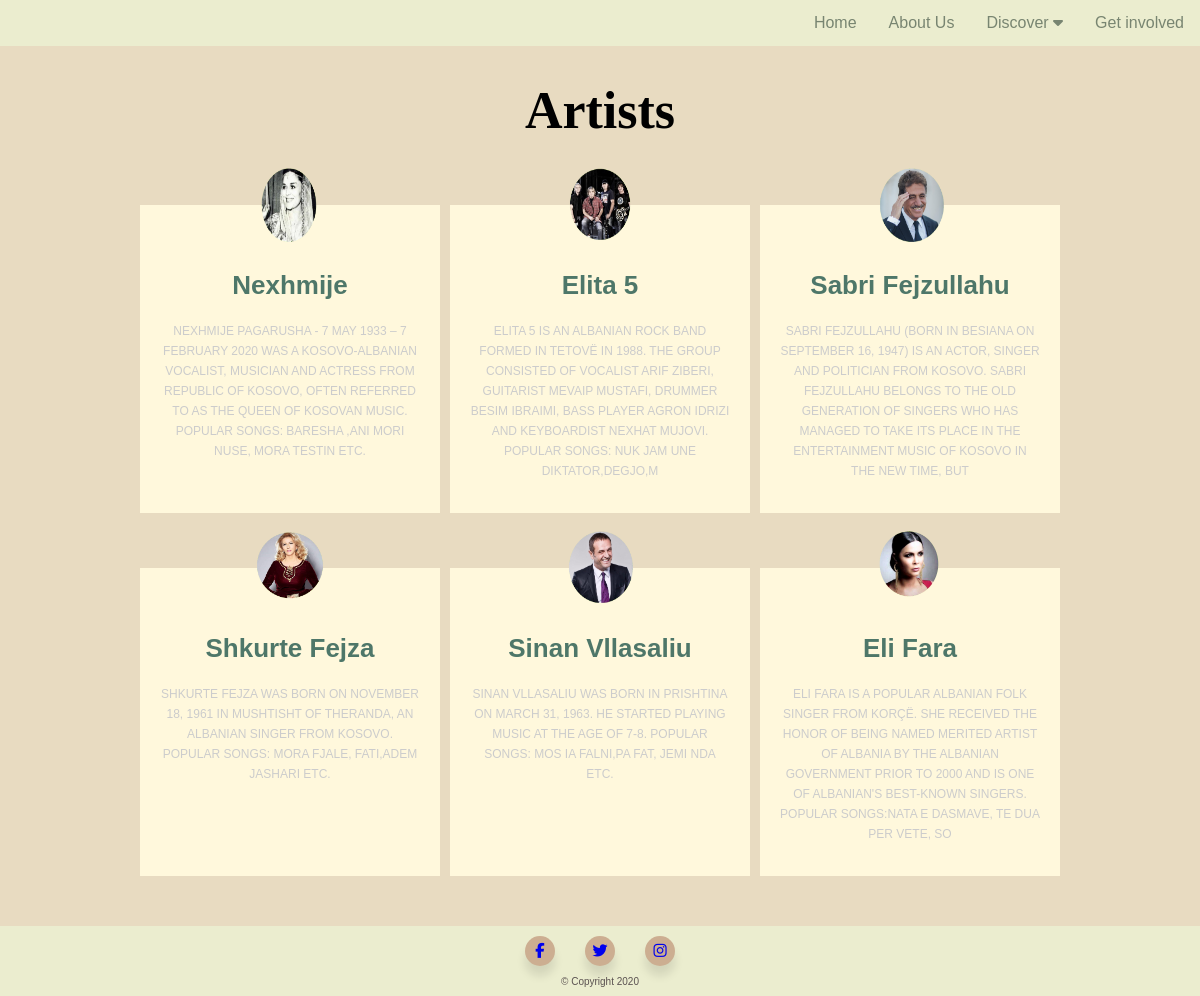
The app's page /phpPages/Music.php, older data.
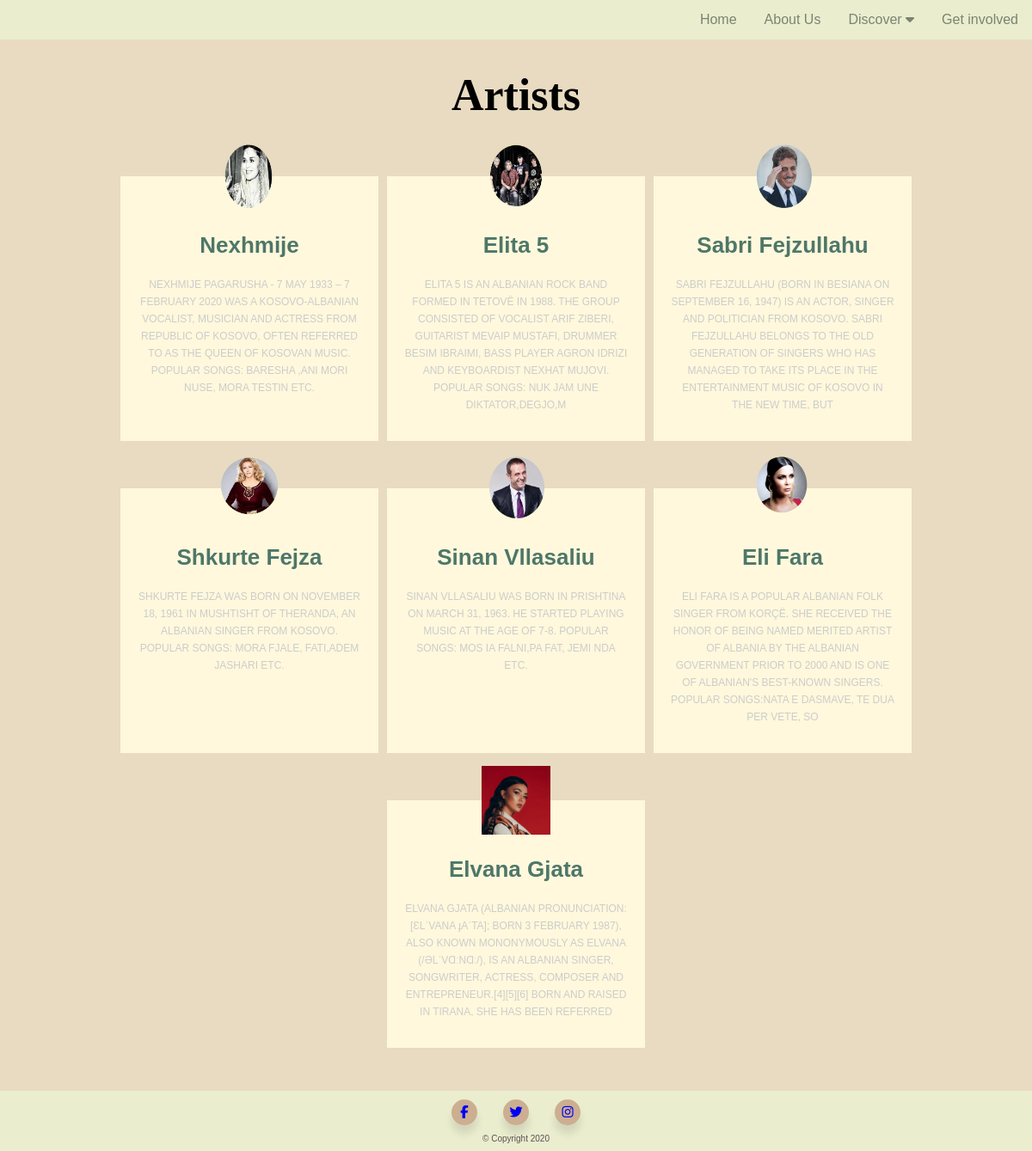
The same page, newer data.
### tables this page shows
CREATE TABLE `music` (
  `artistid` int(11) NOT NULL,
  `name` varchar(255) NOT NULL,
  `description` varchar(255) NOT NULL,
  `foto` varchar(255) NOT NULL,
  `created_by` varchar(255) NOT NULL,
  `edited_by` varchar(255) NOT NULL,
  `link` varchar(255) NOT NULL
);

### phpFiles/dbConfig.php (called while the page is built, shortened)
<?php
class DatabasePDOConfiguration{
	private $connection;
	private $host = "localhost";
	private $dbname = "projektiweb-1";
	private $username = "root";
	private $password = "";
	protected function getConnection(){
		return $this -> connection;
	}
	protected function createConnection(){
		$this -> connection = new PDO("mysql:host=$this->host;dbname=$this->dbname",$this->username,$this->password);
		$this -> connection -> setAttribute(PDO::ATTR_ERRMODE, PDO::ERRMODE_EXCEPTION);
	}
}

### phpFiles/userMapper.php (called while the page is built, shortened)
<?php
require_once 'dbConfig.php';
class UserMapper extends DatabasePDOConfiguration{
	private $conn;
	public function __construct(){
		$this -> conn = $this -> getConnection();
	}
	public function getAllArtists(){
		$this -> query = "select *  from music";
		$statement = $this->conn-> prepare($this -> query);
		$statement -> execute();
		$result = $statement -> fetchAll(PDO::FETCH_ASSOC);
		return $result;
	}
}

### phpPages/Music.php (the view, shortened to what this page needs)
<?php
include '../phpFiles/header.php';
include_once '../phpFiles/dbConfig.php';
include '../phpFiles/userMapper.php';
$result = new UserMapper();
$result = $result -> getAllArtists();
?>
<div class="music_main_content">
    <h1> Artists </h1>
   <div class= "music_artists" >
   <?php
                $result = array_chunk($result,1);
                foreach ($result as $result) {
                   echo "<div class ='artist_info'>";
                    foreach ($result as $item) {  ?>
                        <div class ="artist_img">
                             <img src ="<?php echo $item['foto'];?>"onclick="location.href='<?php echo $item['link'];?>'"alt="<?php echo $item['name'];?>">
                        </div>
                        <h3><a class="music_link"href="<?php echo $item['link'];?>"><?php echo $item['name'];?></a></h3>
                        <p class="role"><?php echo $item['description'];?></p>
                        <?php
                    }
                    echo "</div>";
                }
               ?>
   </div>
</div>
<?php
include '../phpFiles/footer.php';
?>

### phpFiles/header.php (shortened to what this page needs)
<!DOCTYPE html>
<html>
    <head lang="en">
        <link rel="stylesheet" href="../css/style.css">
    </head>
    <body>
            <div class="header">
				<?php
					if(isset($_SESSION["role"]) && $_SESSION["role"] == 1):
				?>
				<a href="../phpFiles/dashboard.php">Dashboard</a>
				<?php else:?>
				<a href="getInvolved.php">Get involved</a>
				<?php endif; ?>
                <div class="dropdown">
                <button class="dropbtn">Discover
                    <i class="fa fa-caret-down"></i>
                </button>
                </div>
                <a href="../phpPages/aboutUs.php">About Us</a>
                <a href="../phpPages/home.php">Home</a>
            </div>

### phpFiles/footer.php (shortened to what this page needs)
				<footer>
				<div class="social-media">
				<a href="https://facebook.com">
					<div class="icon facebook">
					<span><i class="fab fa-facebook-f"></i></span>
					</div>
				</a>
				<a href="https://twitter.com">
					<div class="icon twitter">
					<span><i class="fab fa-twitter"></i></span>
					</div>
				</a>
				<a href="https://instagram.com" >
					<div class="icon instagram">
					<span><i class="fab fa-instagram"></i></span>
					</div>
				</a>
				</div>
				<p> &copy; Copyright 2020 </p>
			</footer>
	</body>
</html>

### css/style.css (style rules this page uses)
* { box-sizing: border-box; font-family: 'Popins', sans-serif; }
html, body { height: 100%; background-color: #e8dbc1; }
body { margin: 0; height: 100%; }
.header { position: sticky; top: 0; z-index:10; width: 100%; height:46px; color: #5b5251; background-color:#ebedcf; }
.header a { float: right; display: flex; flex-direction: row-reverse; flex-wrap: wrap-reverse; color: #788571; text-align :center; padding: 14px 16px; text-decoration: none; }
.dropdown { float: right; overflow: hidden; }
.dropdown .dropbtn { font-size:16px; border: none; outline: none; color: #788571; padding: 14px 16px; background-color:inherit ; font-family: inherit; margin: 0; }
.music_link:link { color:#4e7769; text-decoration: none; }
footer { position: sticky; left: 0; bottom: 0; width: 100%; height:70px; color: #5b5251; background-color:#ebedcf; padding: 10px; display:inline-block; place-items: center; display:grid; }
footer p { font-size:10px; }
.social-media { display: inline-flex; }
.social-media .icon { margin: 0 15px; cursor:pointer; display: flex; align-items:center; flex-direction: column; justify-content: center; position: relative; z-index: 2; transition: all 0.4s cubic-bezier(0.68,-0.55,0.265,1.55); }
.social-media .icon span { position: relative; height: 30px; width:30px; display: block; background: #ccae91; text-align:center; border-radius: 60%; box-shadow:0 10px 10px rgba(0,0,0,0.1); z-index:2; }
.social-media .icon span i { font-size:15px; line-height:30px; }
.music_main_content { margin-top:10px; }
.music_main_content h1 { font-family:Georgia, 'Times New Roman', Times, serif; font-size: 52px; margin-bottom: 60px; text-align: center; }
.music_artists { display:flex; text-align: center; width:auto; justify-content: center; flex-wrap: wrap; }
.music_artists .artist_info { background: cornsilk; margin:5px; padding: 20px; margin-bottom: 50px; width:300px; line-height: 20px; color:darkgreen; position: relative; }
.music_artists .artist_info h3 { color:darkorange; font-size:26px; margin-top: 50px; }
.music_artists .artist_info p.role { color: #ccc; font-size: 12px; text-transform: uppercase; margin: 12px 0; }
.music_artists .artist_info .artist_img { width:100px; height:100px; border-radius: 50%; position:absolute; top: -50px; left:50%; transform: translate(-50%); }
.music_artists .artist_info .artist_img img { width:100px; height:100px; padding:10px; }

Row changes from the older to the newer data that the page shows:
added music: foto (picture), name "Elvana Gjata", description "ELVANA GJATA (ALBANIAN PRONUNCIATION: [ƐLˈVANA ɟAˈTA]; BORN 3 FEBRUARY 1987), ALSO KNOWN MONONYMOUSLY AS ELVANA (/ƏLˈVⱭːNⱭː/), IS AN ALBANIAN SINGER, SONGWRITER, ACTRESS, COMPOSER AND ENTREPRENEUR.[4][5][6] BORN AND RAISED IN TIRANA, SHE HAS BEEN REFERRED"
